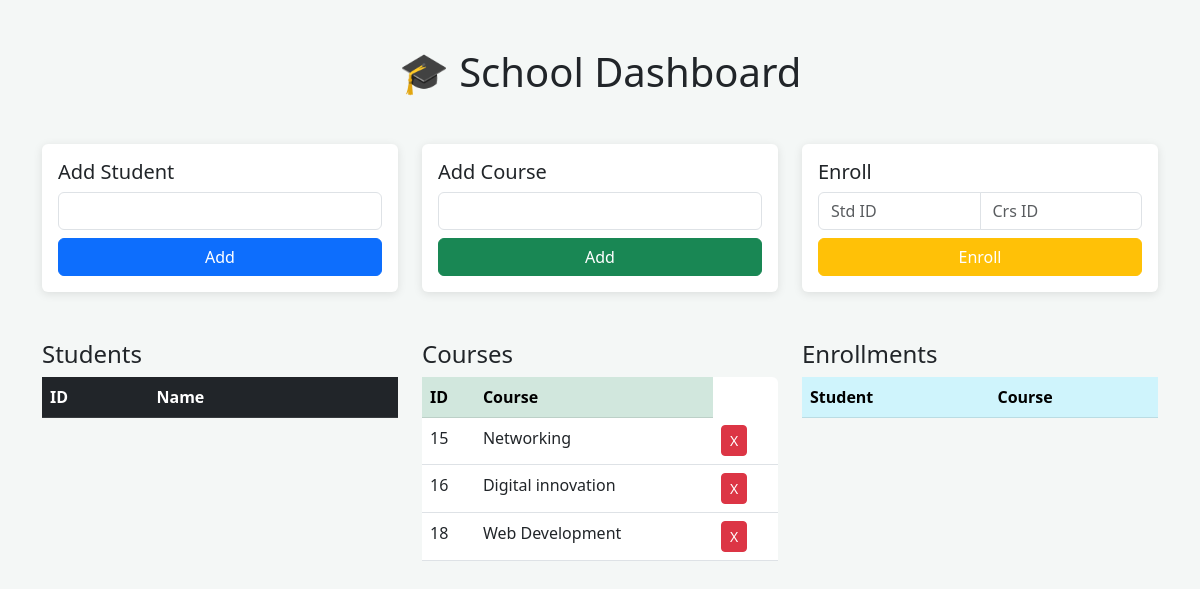
The page / on the database its author committed.
### tables this page shows
CREATE TABLE courses (
        id INTEGER PRIMARY KEY AUTOINCREMENT,
        name TEXT NOT NULL
    );

### app.py (the view)
@app.route("/")
def index():
    students = student_service.get_students()
    courses = student_service.get_courses()
    enrollments = student_service.get_enrollments()
    return render_template("index.html", students=students, courses=courses, enrollments=enrollments)

### data/repository.py (called while the page is built)
def get_connection():
    conn = sqlite3.connect(DB_NAME, timeout=10)
    conn.execute("PRAGMA foreign_keys = ON;")
    return conn

def fetch_query(query, params=()):
    conn = get_connection()
    conn.row_factory = sqlite3.Row
    try:
        cursor = conn.cursor()
        cursor.execute(query, params)
        return [dict(row) for row in cursor.fetchall()]
    finally:
        conn.close()

### services/student_service.py (called while the page is built)
def get_students():
    return repository.fetch_query("SELECT * FROM students")

def get_courses():
    return repository.fetch_query("SELECT * FROM courses")

def get_enrollments():
    return repository.fetch_query("""
        SELECT students.name AS student_name, courses.name AS course_name
        FROM enrollments
        JOIN students ON enrollments.student_id = students.id
        JOIN courses ON enrollments.course_id = courses.id
    """)

### templates/index.html (shortened to what this page needs)
<!DOCTYPE html>
<html lang="en">
<head>
    <link href="https://cdn.jsdelivr.net/npm/bootstrap@5.3.0/dist/css/bootstrap.min.css" rel="stylesheet">
</head>
<body class="container py-5">
    <div class="text-center mb-5"><h1>🎓 School Dashboard</h1></div>
    <div class="row g-4 mb-5">
        <div class="col-md-4"><div class="card p-3"><h5>Add Student</h5><form action="/add_student_form" method="POST"><input type="text" name="name" class="form-control mb-2" required><button class="btn btn-primary w-100">Add</button></form></div></div>
        <div class="col-md-4"><div class="card p-3"><h5>Add Course</h5><form action="/add_course_form" method="POST"><input type="text" name="name" class="form-control mb-2" required><button class="btn btn-success w-100">Add</button></form></div></div>
        <div class="col-md-4"><div class="card p-3"><h5>Enroll</h5><form action="/enroll_form" method="POST"><div class="input-group mb-2"><input type="number" name="student_id" class="form-control" placeholder="Std ID"><input type="number" name="course_id" class="form-control" placeholder="Crs ID"></div><button class="btn btn-warning w-100 text-white">Enroll</button></form></div></div>
    </div>
    <div class="row">
        <div class="col-md-4">
            <h4>Students</h4>
            <table class="table table-white bg-white rounded">
                <thead class="table-dark"><tr><th>ID</th><th>Name</th><th></th></tr></thead>
            </table>
        </div>
        <div class="col-md-4">
            <h4>Courses</h4>
            <table class="table table-white bg-white rounded">
                <thead class="table-success"><tr><th>ID</th><th>Course</th></tr></thead>
                <tbody>{% for c in courses %}<tr><td>{{ c.id }}</td><td>{{ c.name }}</td><td><a href="/delete_course_form/{{ c.id }}" class="btn btn-sm btn-danger">X</a></td></tr>{% endfor %}</tbody>
            </table>
        </div>
        <div class="col-md-4">
            <h4>Enrollments</h4>
            <table class="table table-white bg-white rounded">
                <thead class="table-info"><tr><th>Student</th><th>Course</th></tr></thead>
            </table>
        </div>
    </div>
</body>
</html>

### templates/index.html (style rules this page uses)
body { background-color: #f4f7f6; }
.card { border: none; box-shadow: 0 2px 10px rgba(0,0,0,0.1); }

### rows shown on the page
courses: id "15", name "Networking"
courses: id "16", name "Digital innovation"
courses: id "18", name "Web Development"
